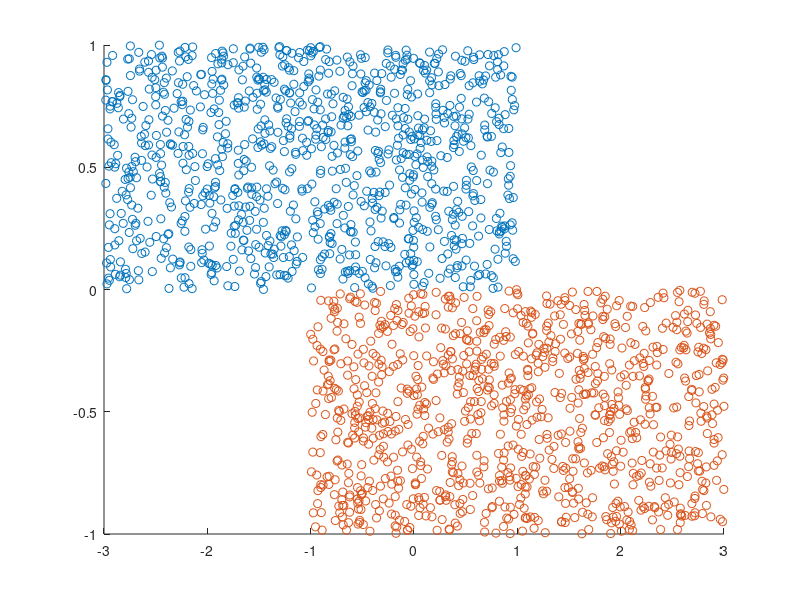

Here is the MATLAB script that generated this plot: (Note: this script raises an error after producing the figure.)
function[] = test_linear_classifiers()
c = 0;
model_trainers = {
    @(X, T) train_linear_regression(X, T, c);
    @(X, T) train_fisher_discriminant(X, T, c);
    @(X, T) train_logistic_regression(X, T, c);
    };
fmts = {'g', 'm', 'k'};
names = {'linear regression', 'Fisher''s linear discriminant', ...
    'logistic regression'};
data_generators = {
    @() anti_linear_regression1();
    @() anti_fisher_discriminant();
    @() anti_logistic_regression1();
    @() anti_logistic_regression2();
    };
titles = {'data1', 'data2', 'data3', 'data4'};

close all;
AUCs = zeros(length(data_generators), length(model_trainers));
for d = 1:length(data_generators)
    generator = data_generators{d};
    [X, labels] = generator();
    I = labels>0;
    pos = X(I, :);
    neg = X(~I, :);
    figure(d);
    scatter(pos(:, 1), pos(:, 2), 'r.');
    hold on;
    scatter(neg(:, 1), neg(:, 2), 'b.');
    for m = 1:length(model_trainers)
        trainer = model_trainers{m};
        model = trainer(X, labels);
        plot_linear_model(model, 1, fmts{m});
        AUCs(d, m) = auc(labels, linear_model(model, X));
    end
    legend([{'Pos', 'Neg'}, names]);
    title(titles(d));
    grid on;
    box off;
    hold off;
end
AUCs

function[X, labels] = anti_logistic_regression1()
num_pos = 1000;
num_neg = 1000;
pos = [get_data([0, 0.2], [1, 0.1], num_pos*9/10);
    get_data([1, -1], [0.1, 0.1], num_pos/10);
    ];
neg = [get_data([0, -0.2], [1, 0.1], num_neg*9/10);
    get_data([-1, 1], [0.1, 0.1], num_neg/10)
    ];
X = [pos; neg];
labels = [ones(length(pos), 1); -ones(length(neg), 1)];

function[X, labels] = anti_logistic_regression2()
num_pos = 1000;
num_neg = 1000;
pos = [get_data([0, 0.2], [1, 0.1], num_pos*9/10);
    get_data([1, -1], [0.1, 0.1], num_pos/10);
    get_data([-1, 2], [0.1, 0.1], num_pos/10);
    ];
neg = [get_data([0, -0.2], [1, 0.1], num_neg*9/10);
    get_data([-1, 1], [0.1, 0.1], num_neg/10)
    get_data([1, -2], [0.1, 0.1], num_neg/10)
    ];
X = [pos; neg];
labels = [ones(length(pos), 1); -ones(length(neg), 1)];

function[X, labels] = anti_linear_regression1()
num_pos = 1000;
num_neg = 1000;
pos = get_data([-1, 0.5], [2, 0.5], num_pos);
neg = get_data([1, -0.5], [2, 0.5], num_neg);
X = [pos; neg];
labels = [ones(length(pos), 1); -ones(length(neg), 1)];

function[X, labels] = anti_linear_regression2()
num_pos = 1000;
num_neg = 1000;
pos = [get_data([-0.5, 0.5], [0.45, 0.45], num_pos*9/10);
    get_data([0.5, 0.5], [0.45, 0.45], num_pos/10)];
neg = [get_data([0.5, -0.5], [0.45, 0.45], num_neg*9/10);
    get_data([-0.5, -0.5], [0.45, 0.45], num_neg/10)];
X = [pos; neg];
labels = [ones(length(pos), 1); -ones(length(neg), 1)];

function[X, labels] = anti_fisher_discriminant()
num_pos = 200;
num_neg = 200;
pos = [get_data([-0.5, 0.5], [0.01, 0.8], num_pos/2)
    get_data([0.5, 0.5], [0.01, 0.1], num_pos/2)];
neg = [get_data([-0.5, -0.5], [0.01, 0.1], num_neg/2)
    get_data([0.5, -0.5], [0.01, 0.8], num_neg/2)];
X = [pos; neg];
labels = [ones(length(pos), 1); -ones(length(neg), 1)];

function[X] = get_data(means, scales, num)
X = 2*rand(num, 2)-1;
X = X .* [ones(num, 1)*scales(1), ones(num, 1)*scales(2)];
X = X + ones(num, 1) * means;